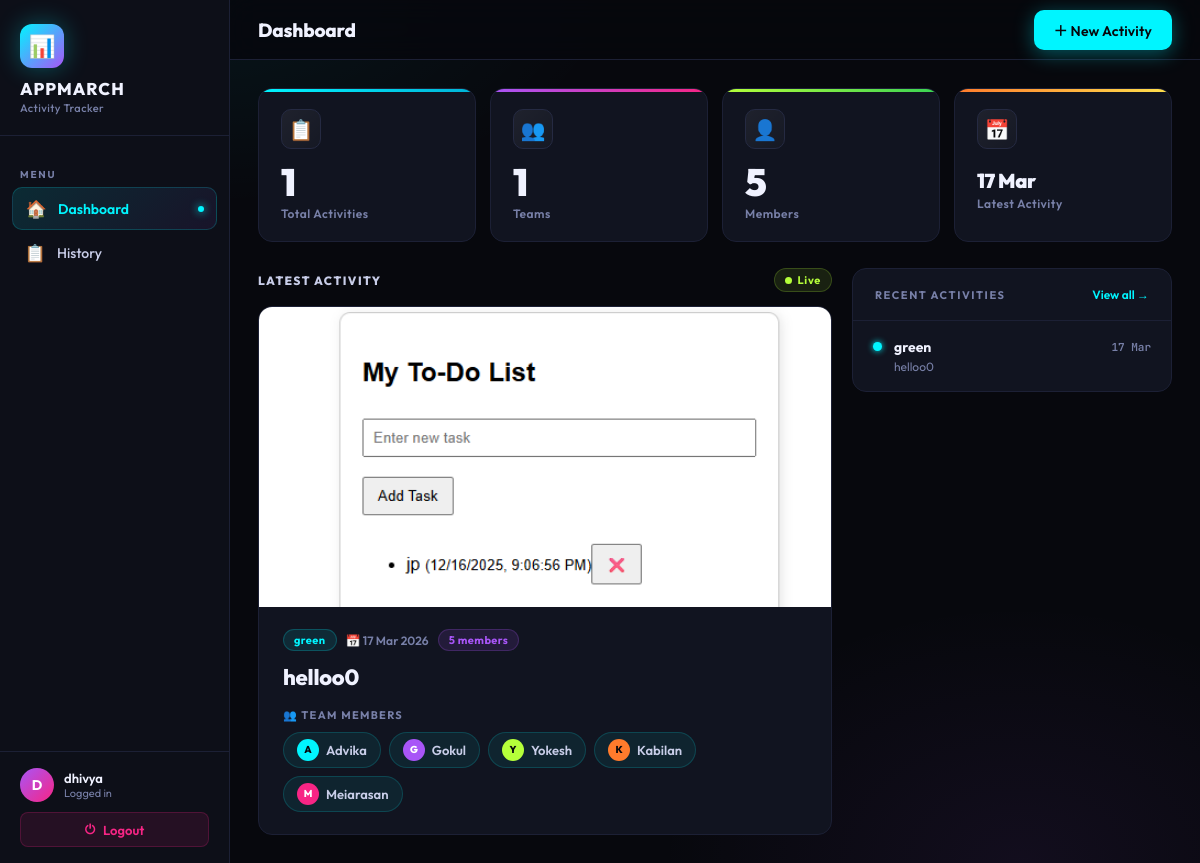
The page /dashboard/ (signed in) on the database its author committed.
### app/models.py (models this page shows, shortened)
class Activity(models.Model):
    user = models.ForeignKey(User, on_delete=models.CASCADE, related_name='activities', null=True, blank=True)
    team_name = models.CharField(max_length=100)
    members = models.TextField(help_text="Comma-separated member names")
    description = models.TextField()
    date = models.DateField(default=timezone.now)
    created_at = models.DateTimeField(auto_now_add=True)
    class Meta:
        ordering = ['-date', '-created_at']
        verbose_name_plural = "Activities"
    def get_members_list(self):
        return [m.strip() for m in self.members.split(',') if m.strip()]
    def member_count(self):
        return len(self.get_members_list())

class ActivityPhoto(models.Model):
    activity = models.ForeignKey(Activity, related_name='photos', on_delete=models.CASCADE)
    image = models.ImageField(upload_to='activities/')
    uploaded_at = models.DateTimeField(auto_now_add=True)
    class Meta:
        ordering = ['uploaded_at']

### app/views.py (the view)
# urls.py: path('dashboard/', views.dashboard, name='dashboard'),
@login_required(login_url='login')
def dashboard(request):
    activities = Activity.objects.filter(user=request.user)
    recent = activities.first()
    total_activities = activities.count()
    total_teams = activities.values('team_name').distinct().count()
    all_members = set()
    for a in activities:
        for m in a.get_members_list():
            all_members.add(m.strip().lower())
    total_members = len(all_members)
    context = {
        'recent': recent,
        'total_activities': total_activities,
        'total_teams': total_teams,
        'total_members': total_members,
        'recent_activities': activities[:6],
    }
    return render(request, 'app/dashboard.html', context)

### app/templates/app/dashboard.html (shortened to what this page needs)
{% extends 'app/base.html' %}
{% block page_title %}Dashboard{% endblock %}
{% block content %}
<div class="stats-grid">
  <div class="stat-card au">
    <div class="stat-accent-bar"></div>
    <div class="stat-icon-wrap">📋</div>
    <div class="stat-num">{{ total_activities }}</div>
    <div class="stat-label">Total Activities</div>
  </div>
  <div class="stat-card au au1">
    <div class="stat-accent-bar"></div>
    <div class="stat-icon-wrap">👥</div>
    <div class="stat-num">{{ total_teams }}</div>
    <div class="stat-label">Teams</div>
  </div>
  <div class="stat-card au au2">
    <div class="stat-accent-bar"></div>
    <div class="stat-icon-wrap">👤</div>
    <div class="stat-num">{{ total_members }}</div>
    <div class="stat-label">Members</div>
  </div>
  <div class="stat-card au au3">
    <div class="stat-accent-bar"></div>
    <div class="stat-icon-wrap">📅</div>
    <div class="stat-num" style="font-size:{% if recent %}20px{% else %}38px{% endif %};padding-top:{% if recent %}8px{% else %}0{% endif %}">
      {% if recent %}{{ recent.date|date:"d M" }}{% else %}—{% endif %}
    </div>
    <div class="stat-label">Latest Activity</div>
  </div>
</div>
{% if recent %}
<div class="dash-grid">
  <div>
    <div class="section-head">
      <span class="section-title">Latest Activity</span>
      <span class="live-badge"><span class="live-dot"></span>Live</span>
    </div>
    <div class="featured au au1">
      <div class="gallery-strip">
        {% with photos=recent.photos.all %}
        {% if photos %}
          <img src="{{ photos.0.image.url }}" class="gallery-main" id="gallery-main" alt="Activity photo">
        {% else %}
          <div class="gallery-placeholder">
            <span>📸</span>
            <p>No photos uploaded</p>
          </div>
        {% endif %}
        {% endwith %}
      </div>
      <div class="featured-body">
        <div class="feat-meta">
          <span class="badge badge-cyan">{{ recent.team_name }}</span>
          <span class="feat-date">📅 {{ recent.date|date:"d M Y" }}</span>
          <span class="badge badge-violet">{{ recent.member_count }} member{{ recent.member_count|pluralize }}</span>
        </div>
        <div class="feat-title">{{ recent.description }}</div>
        <div class="members-label">👥 Team Members</div>
        <div class="chips">
          {% for member in recent.get_members_list %}
          <div class="chip">
            <div class="chip-av">{{ member|first|upper }}</div>
            {{ member }}
          </div>
          {% endfor %}
        </div>
      </div>
    </div>
  </div>
  <div class="right-col">
    <div class="card au au2">
      <div class="card-header">
        <span class="card-title">Recent Activities</span>
        <a href="{% url 'history' %}" class="view-all">View all →</a>
      </div>
      <div style="padding: 4px 20px;">
        {% for activity in recent_activities %}
        <a href="{% url 'activity_detail' activity.pk %}" class="rec-item">
          {% with colors="var(--cyan),var(--violet),var(--lime),var(--orange),var(--pink),var(--yellow)" %}
          <div class="rec-dot" style="background:{% cycle 'var(--cyan)' 'var(--violet)' 'var(--lime)' 'var(--orange)' 'var(--pink)' 'var(--yellow)' %};box-shadow:0 0 6px {% cycle 'var(--cyan)' 'var(--violet)' 'var(--lime)' 'var(--orange)' 'var(--pink)' 'var(--yellow)' %}"></div>
          {% endwith %}
          <div style="flex:1;min-width:0">
            <div class="rec-team">{{ activity.team_name }}</div>
            <div class="rec-desc">{{ activity.description|truncatechars:36 }}</div>
          </div>
          <div class="rec-date">{{ activity.date|date:"d M" }}</div>
        </a>
        {% endfor %}
      </div>
    </div>
  </div>
</div>
{% endif %}
{% endblock %}

### app/templates/app/base.html (shortened to what this page needs)
<!DOCTYPE html>
<html lang="en">
<head>
</head>
<body>
<div class="creatures-bg">
</div>
<aside class="sidebar">
  <div class="brand">
    <div class="brand-logo">📊</div>
    <div class="brand-name">AppMarch</div>
    <div class="brand-sub">Activity Tracker</div>
  </div>
  <nav>
    <div class="nav-section">Menu</div>
    <a href="{% url 'dashboard' %}" class="nav-link {% if request.resolver_match.url_name == 'dashboard' %}active{% endif %}">
      <span class="nav-icon">🏠</span><span>Dashboard</span><span class="nav-dot"></span>
    </a>
    <a href="{% url 'history' %}" class="nav-link {% if request.resolver_match.url_name == 'history' %}active{% endif %}">
      <span class="nav-icon">📋</span><span>History</span><span class="nav-dot"></span>
    </a>
  </nav>
  <div class="sidebar-footer">
    <div class="user-pill">
      <div class="user-avatar">{{ request.user.username|first|upper }}</div>
      <div>
        <div class="user-name">{{ request.user.username }}</div>
        <div class="user-role">Logged in</div>
      </div>
    </div>
    <a href="{% url 'logout' %}" class="logout-btn">
      <span>⏻</span><span>Logout</span>
    </a>
  </div>
</aside>
<div class="main">
  <header class="topbar">
    <span class="topbar-title">{% block page_title %}Dashboard{% endblock %}</span>
    <div style="display:flex;align-items:center;gap:10px;">
      {% block topbar_actions %}
      <a href="{% url 'add_activity' %}" class="btn btn-cyan">＋ New Activity</a>
      {% endblock %}
    </div>
  </header>
  <main class="content">
    {% block content %}{% endblock %}
  </main>
</div>
</body>
</html>

### app/templates/app/dashboard.html (style rules this page uses)
.dash-grid { display: grid; grid-template-columns: 1fr 320px; gap: 20px; }
.featured { background: var(--card); border: 1px solid var(--border); border-radius: var(--radius); overflow: hidden; }
.gallery-strip { position: relative; background: #070a14; overflow: hidden; }
.gallery-main { width: 100%; height: 300px; object-fit: cover; display: block; transition: opacity .3s; }
.featured-body { padding: 22px 24px; }
.feat-meta { display: flex; align-items: center; gap: 9px; margin-bottom: 12px; flex-wrap: wrap; }
.feat-date { font-size: 12px; color: var(--muted); font-weight: 600; display: flex; align-items: center; gap: 5px; }
.feat-title { font-size: 22px; font-weight: 800; color: var(--text); margin-bottom: 16px; line-height: 1.3; letter-spacing: -.01em; }
.members-label { font-size: 11px; font-weight: 700; letter-spacing: .12em; text-transform: uppercase; color: var(--muted); margin-bottom: 10px; display: flex; align-items: center; gap: 6px; }
.chips { display: flex; flex-wrap: wrap; gap: 8px; }
.chip { display: flex; align-items: center; gap: 7px; background: rgba(0,245,255,.07); border: 1px solid rgba(0,245,255,.16); color: var(--text2); padding: 6px 13px; border-radius: 99px; font-size: 13px; font-weight: 600; transition: all .15s; }
.chip-av { width: 22px; height: 22px; border-radius: 50%; flex-shrink: 0; font-size: 10px; font-weight: 800; color: #07080d; display: flex; align-items: center; justify-content: center; }
.chip:nth-child(1) .chip-av { background: var(--cyan); }
.chip:nth-child(2) .chip-av { background: var(--violet); color:#fff; }
.chip:nth-child(3) .chip-av { background: var(--lime); }
.chip:nth-child(4) .chip-av { background: var(--orange); }
.chip:nth-child(5) .chip-av { background: var(--pink); color:#fff; }
.right-col { display: flex; flex-direction: column; gap: 18px; }
.live-badge { display: inline-flex; align-items: center; gap: 6px; padding: 4px 10px; border-radius: 99px; background: rgba(181,255,58,.1); border: 1px solid rgba(181,255,58,.2); color: var(--lime); font-size: 11px; font-weight: 700; letter-spacing: .06em; }
.live-dot { width: 7px; height: 7px; border-radius: 50%; background: var(--lime); animation: blink 1.8s ease-in-out infinite; }
.rec-item { display: flex; align-items: flex-start; gap: 12px; padding: 13px 0; border-bottom: 1px solid var(--border); transition: padding-left .15s; text-decoration: none; }
.rec-item:last-child { border-bottom: none; }
.rec-dot { width: 9px; height: 9px; border-radius: 50%; flex-shrink: 0; margin-top: 4px; }
.rec-team { font-size: 14px; font-weight: 700; color: var(--text); margin-bottom: 3px; white-space: nowrap; overflow: hidden; text-overflow: ellipsis; }
.rec-desc { font-size: 12px; color: var(--muted); white-space: nowrap; overflow: hidden; text-overflow: ellipsis; }
.rec-date { font-size: 11px; color: var(--muted); flex-shrink: 0; margin-top: 2px; font-family: var(--mono); font-weight: 600; }
.section-head { display: flex; align-items: center; justify-content: space-between; margin-bottom: 14px; }
.section-title { font-size: 12px; font-weight: 800; letter-spacing: .12em; text-transform: uppercase; color: var(--text2); }
.view-all { font-size: 12px; color: var(--cyan); font-weight: 600; text-decoration: none; transition: opacity .15s; }

### rows shown on the page
Activity: date "17 Mar", team_name "green", date "17 Mar 2026", member_count "5", description "helloo0"
ActivityPhoto: image (picture)

### other values the page prints
{{ request.user.username|first|upper }} "D"
{{ request.user.username }} "dhivya"
{{ total_activities }} "1"
{{ total_teams }} "1"
{{ total_members }} "5"
{{ member|first|upper }} "A" "G" "Y" "K" "M"
{{ member }} "Advika" "Gokul" "Yokesh" "Kabilan" "Meiarasan"
